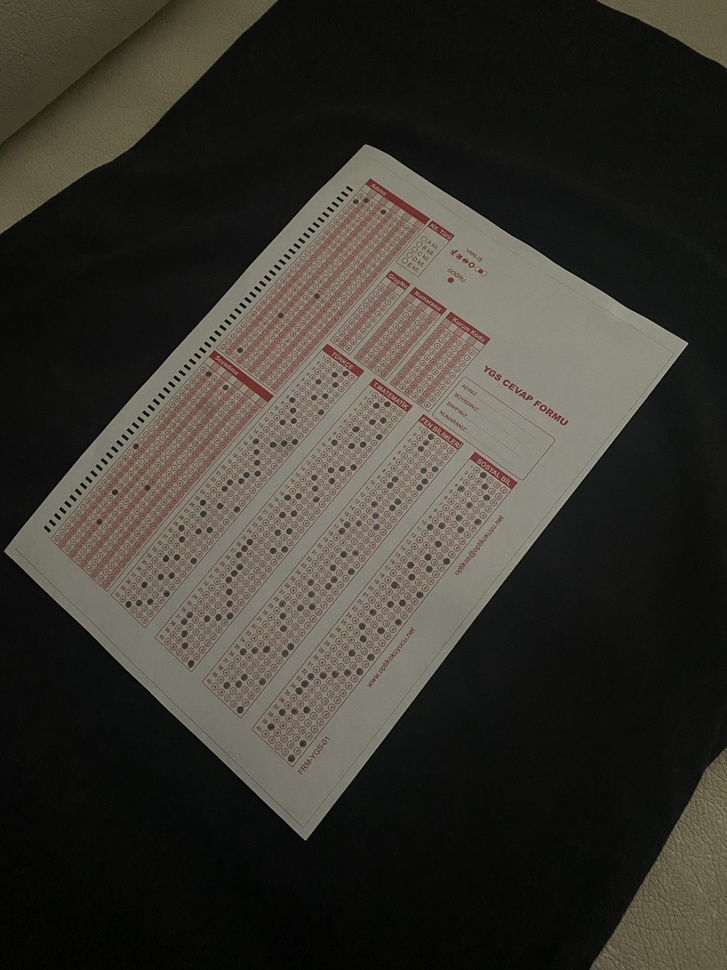
#> input picture backend/debug_images/0_orijinal.jpg, 727 x 970 px, shrunk from 3024 x 4032 before the run
$ python test_box_detection.py
#> lines starting #> are read from the running program, lines starting #| are printed output that depends on the picture; after the words box and inside, x2 and y2 are one past the last pixel; in counts of white or black regions, pixels touching at a corner belong together
"""
Otomatik Kutu Tespiti Testi
Form üzerindeki 4 ders kutusunu otomatik bul
"""
import cv2
import numpy as np

# Perspektif düzeltilmiş görüntüyü yükle
img = cv2.imread("debug_images/1_duzeltilmis.jpg")
if img is None:
    img = cv2.imread("debug_images/0_orijinal.jpg")
#> img is the input picture: shape (970, 727, 3); mean B, G, R 47.8, 54.3, 57.4

if img is None:
    print("Görüntü bulunamadı!")
    exit()

print(f"Görüntü boyutu: {img.shape[1]}x{img.shape[0]}")
#| Görüntü boyutu: 727x970

# Gri tonlama
gray = cv2.cvtColor(img, cv2.COLOR_BGR2GRAY)
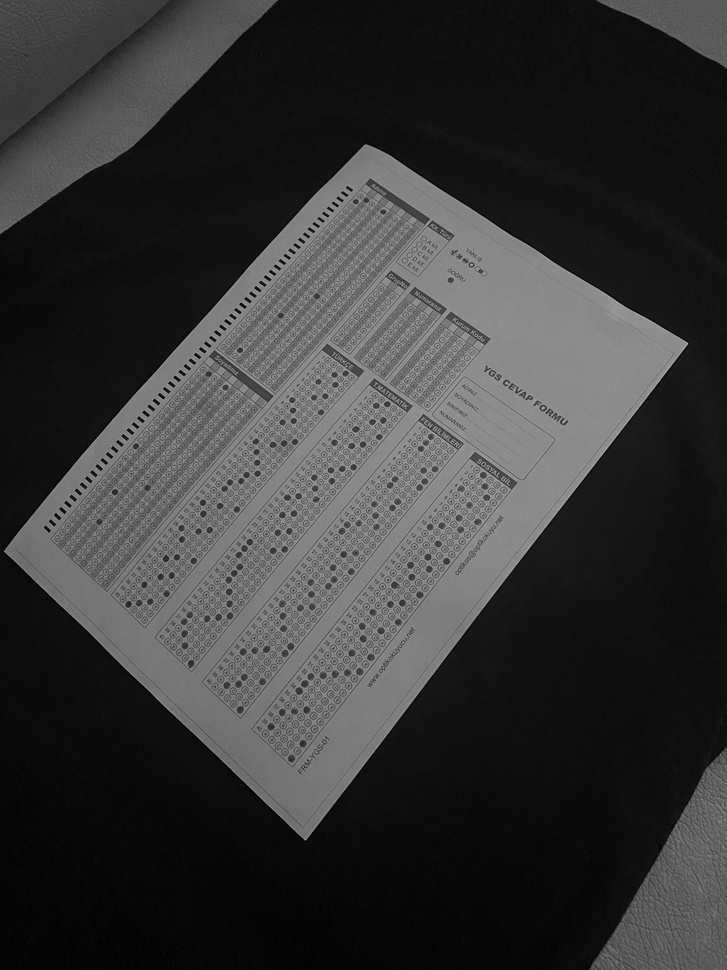
#> gray: shape (970, 727); min 0, max 182, mean 54.5

# Kenar tespiti
edges = cv2.Canny(gray, 50, 150)
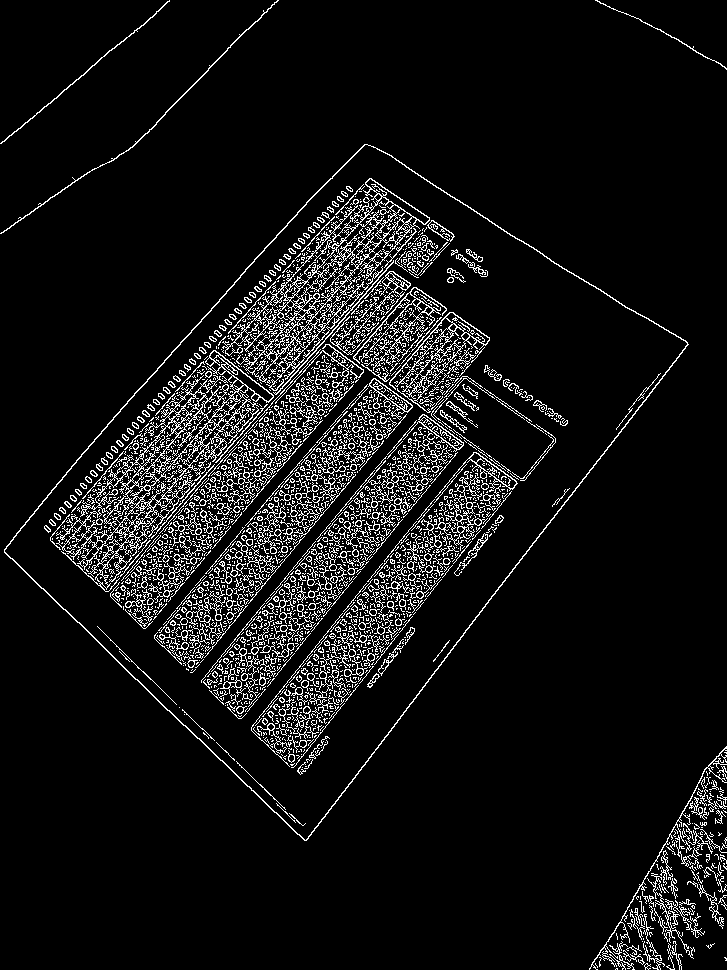
#> edges: shape (970, 727); 7.6% white in thin lines or dots

# Morfolojik işlem - kenarları birleştir
kernel = np.ones((3, 3), np.uint8)
edges = cv2.dilate(edges, kernel, iterations=2)
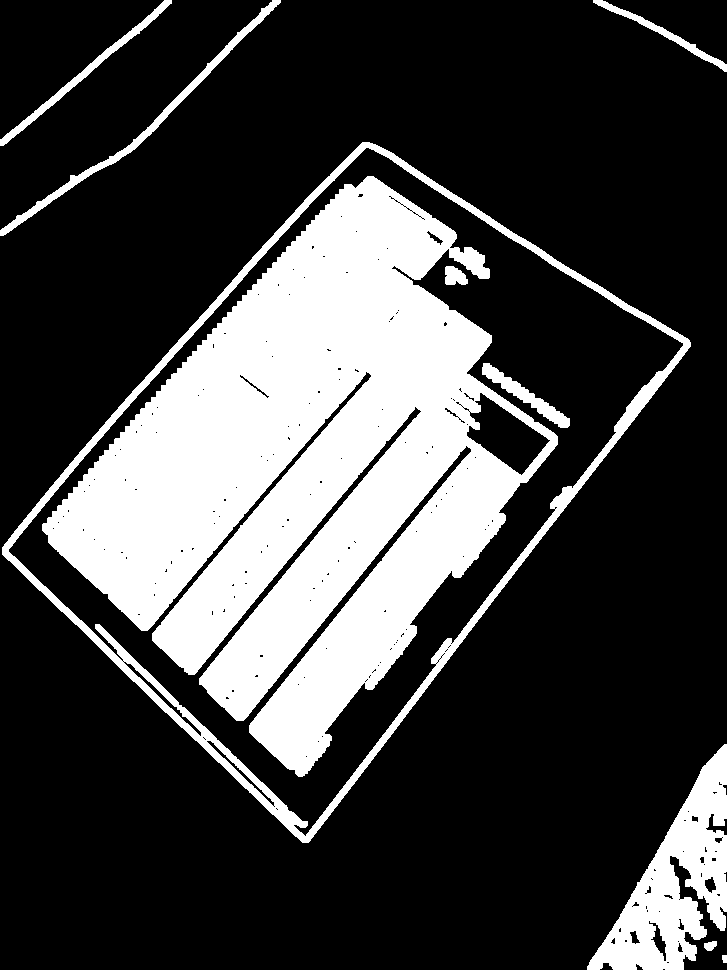
#> edges: shape (970, 727); 26.3% white; 10 white regions, largest, box (x1, y1, x2, y2) and area: (42, 176, 558, 777) 148669, (2, 142, 691, 843) 16607, (587, 744, 727, 970) 13531
edges = cv2.erode(edges, kernel, iterations=1)
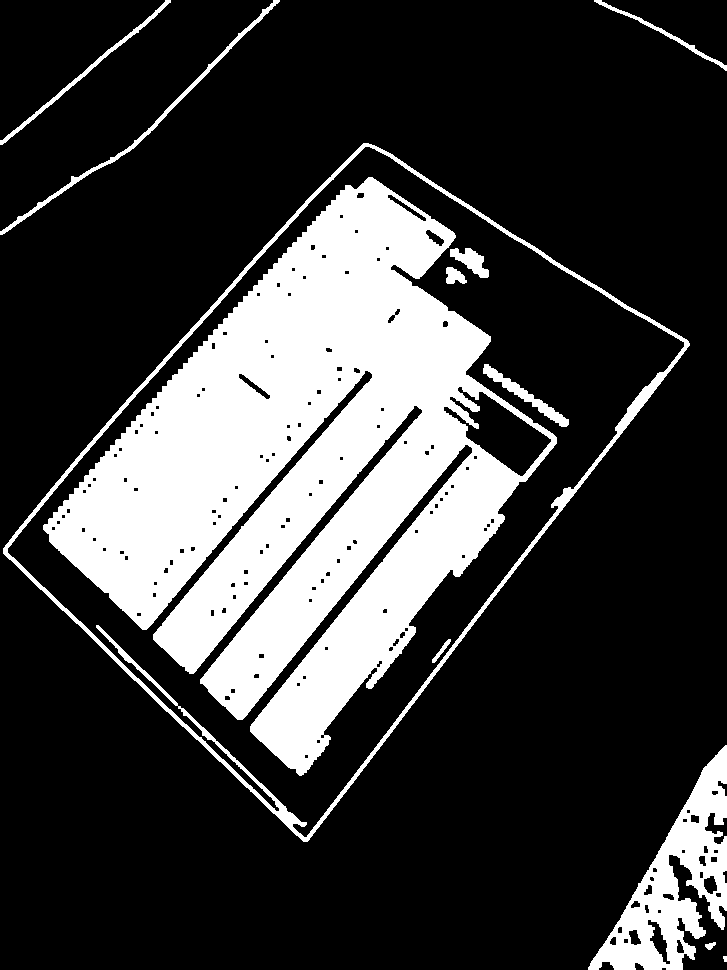
#> edges: shape (970, 727); 23.7% white; 12 white regions

# Kontur bul
contours, _ = cv2.findContours(edges, cv2.RETR_TREE, cv2.CHAIN_APPROX_SIMPLE)
#> contours = 162 contours, 91 with area under 20; largest, box (x1, y1, x2, y2) and area: (3, 143, 690, 842) 238138, (7, 146, 685, 838) 229800, (43, 177, 557, 776) 144482, (588, 745, 727, 970) 12544, (443, 386, 552, 477) 4064

print(f"Toplam kontur: {len(contours)}")
#| Toplam kontur: 162

# Büyük dikdörtgenleri filtrele
h, w = img.shape[:2]
#> h = 970; w = 727
min_area = (h * w) * 0.01  # Görüntünün en az %1'i
#> min_area = 7051.9
max_area = (h * w) * 0.20  # Görüntünün en fazla %20'si
#> max_area = 141038

rectangles = []
for cnt in contours:
    area = cv2.contourArea(cnt)
    if area < min_area or area > max_area:
        continue

    # Dikdörtgen yaklaşımı
    peri = cv2.arcLength(cnt, True)
    approx = cv2.approxPolyDP(cnt, 0.02 * peri, True)

    # 4 köşeli mi?
    if len(approx) == 4:
        x, y, bw, bh = cv2.boundingRect(approx)
        aspect_ratio = bw / bh

        # Dikey dikdörtgen (yükseklik > genişlik)
        if 0.1 < aspect_ratio < 0.5 and bh > h * 0.3:
            rectangles.append({
                'x': x, 'y': y, 'w': bw, 'h': bh,
                'area': area, 'contour': cnt
            })
            print(f"  Kutu bulundu: x={x}, y={y}, w={bw}, h={bh}, aspect={aspect_ratio:.2f}")
#> this loop made 162 passes
#> area on passes 2, 4, 5: 40.5, 81.5, 23
#> after the loop, rectangles = []

print(f"\nDikey dikdörtgen sayısı: {len(rectangles)}")
#| Dikey dikdörtgen sayısı: 0

# Görselleştir
output = img.copy()
for i, rect in enumerate(rectangles):
    color = [(0,255,0), (255,0,0), (0,0,255), (255,255,0)][i % 4]
    cv2.rectangle(output, (rect['x'], rect['y']),
                  (rect['x']+rect['w'], rect['y']+rect['h']), color, 3)
    cv2.putText(output, f"Kutu {i+1}", (rect['x'], rect['y']-10),
               cv2.FONT_HERSHEY_SIMPLEX, 1, color, 2)
#> this loop made 0 passes

cv2.imwrite("debug_images/kutu_tespiti.jpg", output)
print("\n✅ Sonuç: debug_images/kutu_tespiti.jpg")

# Alternatif: Threshold ile kutu tespiti
print("\n--- Alternatif Yöntem: Adaptive Threshold ---")
thresh = cv2.adaptiveThreshold(gray, 255, cv2.ADAPTIVE_THRESH_GAUSSIAN_C,
                                cv2.THRESH_BINARY_INV, 11, 2)
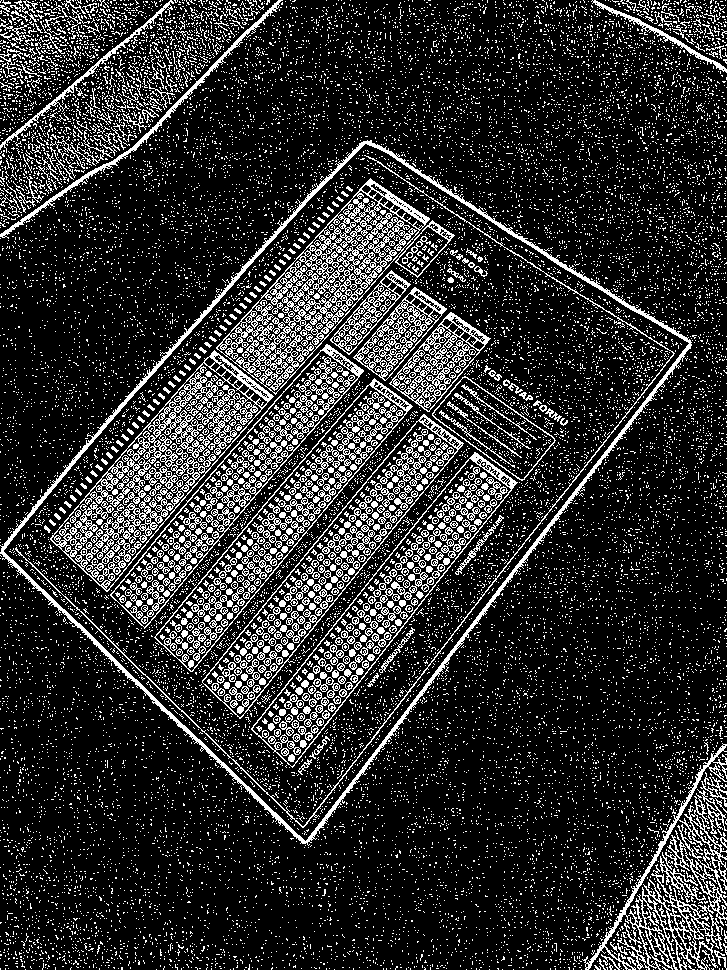
#> thresh: shape (970, 727); 17.5% white in thin lines or dots

# Yatay ve dikey çizgileri bul
horizontal_kernel = cv2.getStructuringElement(cv2.MORPH_RECT, (40, 1))
vertical_kernel = cv2.getStructuringElement(cv2.MORPH_RECT, (1, 40))
#> vertical_kernel = 40 values from 1 to 1

horizontal_lines = cv2.morphologyEx(thresh, cv2.MORPH_OPEN, horizontal_kernel, iterations=2)
#> horizontal_lines: shape (970, 727); every value is 0
vertical_lines = cv2.morphologyEx(thresh, cv2.MORPH_OPEN, vertical_kernel, iterations=2)

# Çizgileri birleştir
grid = cv2.add(horizontal_lines, vertical_lines)
cv2.imwrite("debug_images/grid_lines.jpg", grid)
print("✅ Çizgiler: debug_images/grid_lines.jpg")
